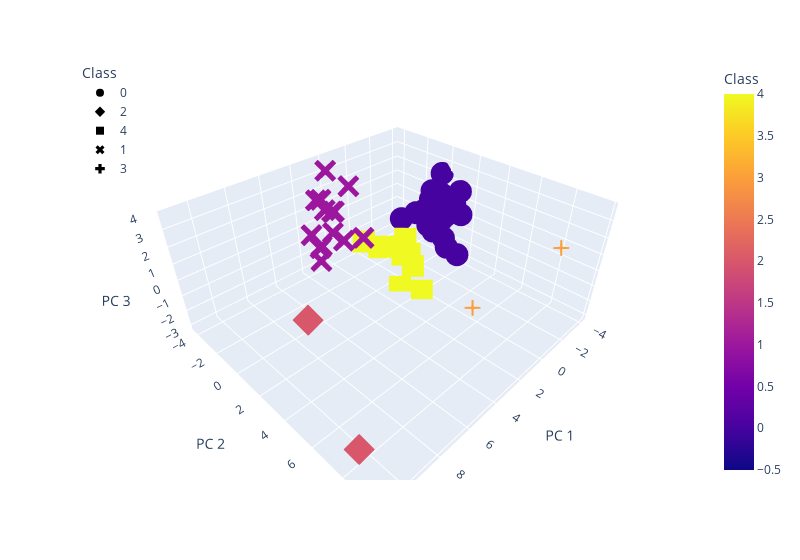

Notebook code for this chart:
### Markdown cell above
## Visualizing Results

### Code cell
# Creating a 3D-Scatter with the PCA data and the clusters
fig = px.scatter_3d(
    clustered_df,
    x='PC 1',
    y='PC 2',
    z='PC 3',
    color='Class',
    symbol='Class',
    hover_name=df.index,
    hover_data=['abortion_status'],
    width=800
)
fig.update_layout(legend=dict(x=0,y=1))
fig.show()

### Figure 1 — Plotly figure (JSON) as saved in the notebook; plotly's stock layout.template omitted (floating-point values rounded to 4 significant figures)
{"data": [{"customdata": [["Abortion Ban In Effect"], ["Abortion Available"], ["Status of pre-Roe ban unclear"], ["Abortion Ban In Effect"], ["6 week LMP ban currently in effect"], ["State abortion ban/restriction not yet implemented, abortion currently available"], ["Abortion available, pre-viability gestational limit in effect"], ["Abortion available, pre-viability gestational limit in effect"], ["Abortion Ban In Effect"], ["Abortion Ban In Effect"], ["Abortion Ban In Effect"], ["Abortion Ban In Effect"], ["Abortion Available"], ["Abortion available, pre-viability gestational limit in effect"], ["State abortion ban/restriction not yet implemented, abortion currently available"], ["6 week LMP ban currently in effect"], ["Abortion Ban In Effect"], ["6 week LMP ban currently in effect"], ["Abortion Ban In Effect"], ["6 week LMP ban currently in effect"], ["Abortion ban temporarily blocked, abortion available"], ["Abortion ban temporarily blocked, abortion available"], ["Abortion ban temporarily blocked, abortion available"]], "hovertemplate": "<b>%{hovertext}</b><br><br>Class=%{marker.color}<br>PC 1=%{x}<br>PC 2=%{y}<br>PC 3=%{z}<br>abortion_status=%{customdata[0]}<extra></extra>", "hovertext": ["Alabama", "Alaska", "Arizona", "Arkansas", "Georgia", "Idaho", "Indiana", "Kansas", "Kentucky", "Louisiana", "Mississippi", "Missouri", "Montana", "Nebraska", "North Dakota", "Ohio", "Oklahoma", "South Carolina", "South Dakota", "Tennessee", "Utah", "West Virginia", "Wyoming"], "legendgroup": "0", "marker": {"color": [0, 0, 0, 0, 0, 0, 0, 0, 0, 0, 0, 0, 0, 0, 0, 0, 0, 0, 0, 0, 0, 0, 0], "coloraxis": "coloraxis", "symbol": "circle"}, "mode": "markers", "name": "0", "scene": "scene", "showlegend": true, "type": "scatter3d", "x": [-3.268, -2.67, -1.592, -3.105, -0.4242, -3.134, -2.334, -2.516, -3.173, -2.81, -3.284, -2.341, -1.475, -2.862, -3.123, -1.413, -3.267, -2.949, -3.523, -2.859, -2.944, -2.505, -4.001], "y": [1.338, 0.01975, 1.244, 0.4131, 3.131, -0.4019, 1.383, 0.3831, 1.035, 0.7974, 0.7879, 0.8449, -1.349, -0.3449, -0.9829, 3.174, 1.662, 0.9361, -0.8558, 2.147, -0.3002, -1.075, -0.3631], "z": [1.029, 1.712, 0.0158, 1.482, 0.1321, 0.4515, -0.8635, -0.8735, 0.6155, 0.01468, 1.071, 0.6703, -0.2675, -0.8915, -0.189, -0.8092, 2.028, 0.2424, 0.1184, 0.8406, 0.935, -0.1363, 2.279]}, {"customdata": [["Abortion Available"], ["Abortion Available"]], "hovertemplate": "<b>%{hovertext}</b><br><br>Class=%{marker.color}<br>PC 1=%{x}<br>PC 2=%{y}<br>PC 3=%{z}<br>abortion_status=%{customdata[0]}<extra></extra>", "hovertext": ["California", "New York"], "legendgroup": "2", "marker": {"color": [2, 2], "coloraxis": "coloraxis", "symbol": "diamond"}, "mode": "markers", "name": "2", "scene": "scene", "showlegend": true, "type": "scatter3d", "x": [11.02, 8.461], "y": [8.538, 2.172], "z": [-1.36, -0.3457]}, {"customdata": [["Abortion Available"], ["Abortion Available"], ["Abortion available, pre-viability gestational limit in effect"], ["Abortion Available"], ["Abortion Available"], ["Abortion Available"], ["Abortion Available"], ["Abortion Available"], ["Abortion Available"], ["Status of pre-Roe ban unclear"]], "hovertemplate": "<b>%{hovertext}</b><br><br>Class=%{marker.color}<br>PC 1=%{x}<br>PC 2=%{y}<br>PC 3=%{z}<br>abortion_status=%{customdata[0]}<extra></extra>", "hovertext": ["Colorado", "Hawaii", "Iowa", "Michigan", "Minnesota", "New Hampshire", "North Carolina", "Pennsylvania", "Rhode Island", "Wisconsin"], "legendgroup": "4", "marker": {"color": [4, 4, 4, 4, 4, 4, 4, 4, 4, 4], "coloraxis": "coloraxis", "symbol": "square"}, "mode": "markers", "name": "4", "scene": "scene", "showlegend": true, "type": "scatter3d", "x": [-0.4332, -0.8667, -1.328, 0.9213, -0.8442, 0.2689, 0.4548, 0.4533, -0.723, -1.165], "y": [-0.0076, -2.312, -1.067, 0.8913, -0.01053, -2.986, 1.468, 2.229, -2.594, -0.7072], "z": [-0.6922, -2.497, -2.771, -3.106, -1.953, -1.899, -1.518, -2.927, -3.067, -2.513]}, {"customdata": [["Abortion Available"], ["Abortion Available"], ["Abortion Available"], ["Abortion Available"], ["Abortion Available"], ["Abortion Available"], ["Abortion Available"], ["Abortion Available"], ["Abortion Available"], ["Abortion Available"], ["Abortion Available"], ["Abortion Available"], ["Abortion Available"], ["Abortion Available"]], "hovertemplate": "<b>%{hovertext}</b><br><br>Class=%{marker.color}<br>PC 1=%{x}<br>PC 2=%{y}<br>PC 3=%{z}<br>abortion_status=%{customdata[0]}<extra></extra>", "hovertext": ["Connecticut", "Delaware", "District of Columbia", "Illinois", "Maine", "Maryland", "Massachusetts", "Nevada", "New Jersey", "New Mexico", "Oregon", "Vermont", "Virginia", "Washington"], "legendgroup": "1", "marker": {"color": [1, 1, 1, 1, 1, 1, 1, 1, 1, 1, 1, 1, 1, 1], "coloraxis": "coloraxis", "symbol": "x"}, "mode": "markers", "name": "1", "scene": "scene", "showlegend": true, "type": "scatter3d", "x": [3.37, 1.999, 2.149, 5.722, 1.613, 3.376, 3.793, 2.016, 5.324, 2.868, 3.713, 2.221, 1.988, 4.084], "y": [-3.254, -3.608, -3.59, -0.1173, -3.312, -2.059, -2.848, -2.113, -1.364, -2.985, -2.931, -4.196, -1.038, -1.989], "z": [-0.9688, 0.6955, 0.7517, 1.377, -1.388, 0.4546, -1.654, 2.874, 1.442, 3.791, 2.32, 0.6466, -0.03485, 2.832]}, {"customdata": [["Abortion available, pre-viability gestational limit in effect"], ["Abortion Ban In Effect"]], "hovertemplate": "<b>%{hovertext}</b><br><br>Class=%{marker.color}<br>PC 1=%{x}<br>PC 2=%{y}<br>PC 3=%{z}<br>abortion_status=%{customdata[0]}<extra></extra>", "hovertext": ["Florida", "Texas"], "legendgroup": "3", "marker": {"color": [3, 3], "coloraxis": "coloraxis", "symbol": "cross"}, "mode": "markers", "name": "3", "scene": "scene", "showlegend": true, "type": "scatter3d", "x": [1.308, -0.1905], "y": [6.458, 9.707], "z": [-1.273, 3.175]}], "layout": {"coloraxis": {"colorbar": {"title": {"text": "Class"}}, "colorscale": [[0, "#0d0887"], [0.1111, "#46039f"], [0.2222, "#7201a8"], [0.3333, "#9c179e"], [0.4444, "#bd3786"], [0.5556, "#d8576b"], [0.6667, "#ed7953"], [0.7778, "#fb9f3a"], [0.8889, "#fdca26"], [1, "#f0f921"]]}, "legend": {"title": {"text": "Class"}, "tracegroupgap": 0, "x": 0, "y": 1}, "margin": {"t": 60}, "scene": {"domain": {"x": [0, 1], "y": [0, 1]}, "xaxis": {"title": {"text": "PC 1"}}, "yaxis": {"title": {"text": "PC 2"}}, "zaxis": {"title": {"text": "PC 3"}}}, "width": 800}}
